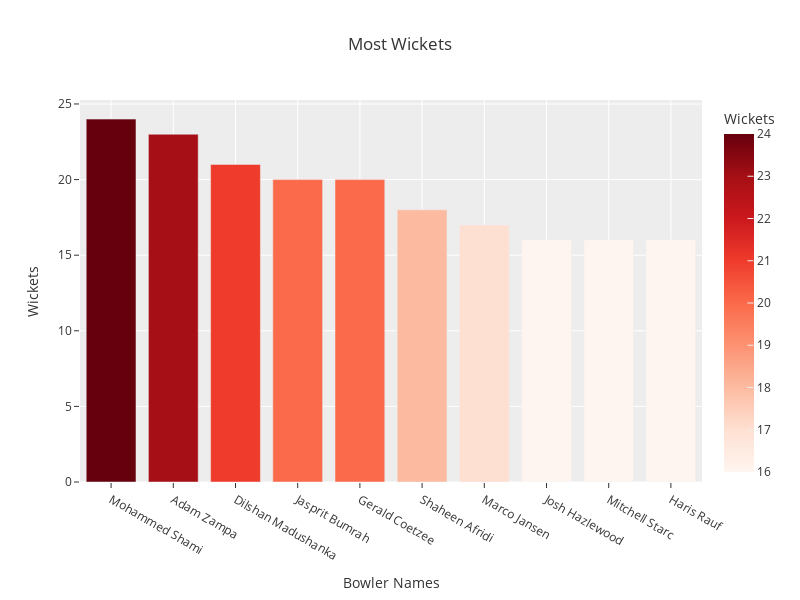

Notebook code for this chart:
### Code cell
fig = px.bar(wickets, x = 'Bowler_Name', y = 'Wickets', title = 'Most Wickets',
            labels = {'Bowler_Name' : 'Bowler_Name', 'Wickets' : 'Wickets'},
            color = 'Wickets',
            color_continuous_scale = 'reds',
            )

fig.update_layout(xaxis_title = 'Bowler Names', yaxis_title = 'Wickets', height = 600, width = 800)

fig.update_layout(template = 'ggplot2')

fig.show()

### Figure 1 — Plotly figure (JSON) as saved in the notebook; plotly's stock layout.template omitted (floating-point values rounded to 4 significant figures)
{"data": [{"alignmentgroup": "True", "hovertemplate": "Bowler_Name=%{x}<br>Wickets=%{marker.color}<extra></extra>", "legendgroup": "", "marker": {"color": [24, 23, 21, 20, 20, 18, 17, 16, 16, 16], "coloraxis": "coloraxis", "pattern": {"shape": ""}}, "name": "", "offsetgroup": "", "orientation": "v", "showlegend": false, "textposition": "auto", "type": "bar", "x": ["Mohammed Shami", "Adam Zampa", "Dilshan Madushanka", "Jasprit Bumrah", "Gerald Coetzee", "Shaheen Afridi", "Marco Jansen", "Josh Hazlewood", "Mitchell Starc", "Haris Rauf"], "xaxis": "x", "y": [24, 23, 21, 20, 20, 18, 17, 16, 16, 16], "yaxis": "y"}], "layout": {"barmode": "relative", "coloraxis": {"colorbar": {"title": {"text": "Wickets"}}, "colorscale": [[0, "rgb(255,245,240)"], [0.125, "rgb(254,224,210)"], [0.25, "rgb(252,187,161)"], [0.375, "rgb(252,146,114)"], [0.5, "rgb(251,106,74)"], [0.625, "rgb(239,59,44)"], [0.75, "rgb(203,24,29)"], [0.875, "rgb(165,15,21)"], [1, "rgb(103,0,13)"]]}, "height": 600, "legend": {"tracegroupgap": 0}, "title": {"text": "Most Wickets"}, "width": 800, "xaxis": {"anchor": "y", "domain": [0, 1], "title": {"text": "Bowler Names"}}, "yaxis": {"anchor": "x", "domain": [0, 1], "title": {"text": "Wickets"}}}}
